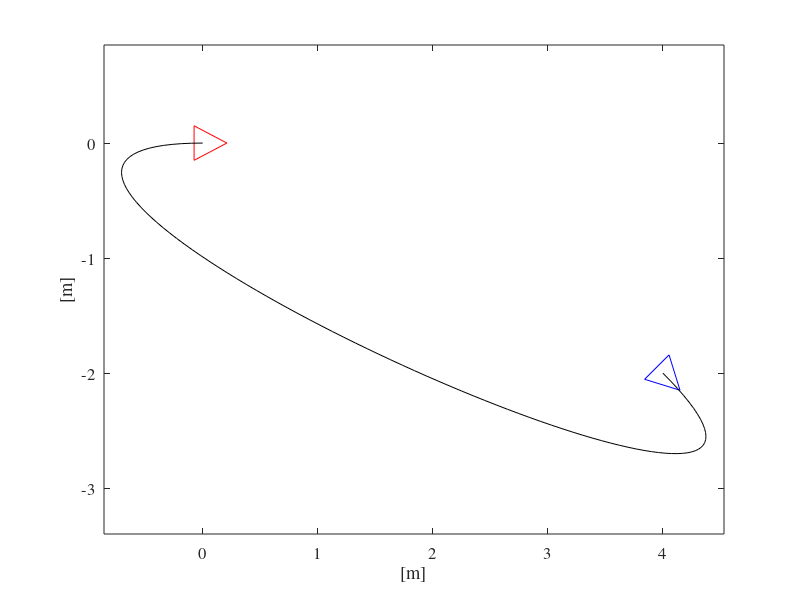
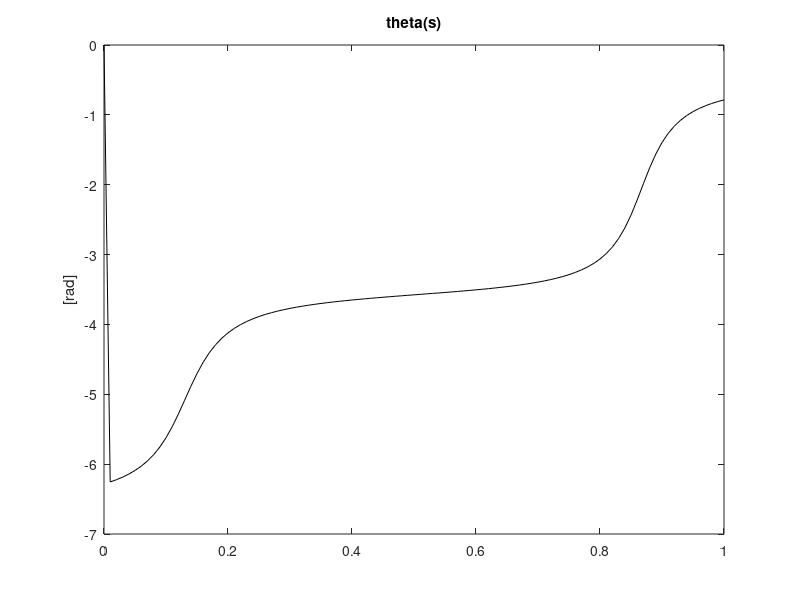
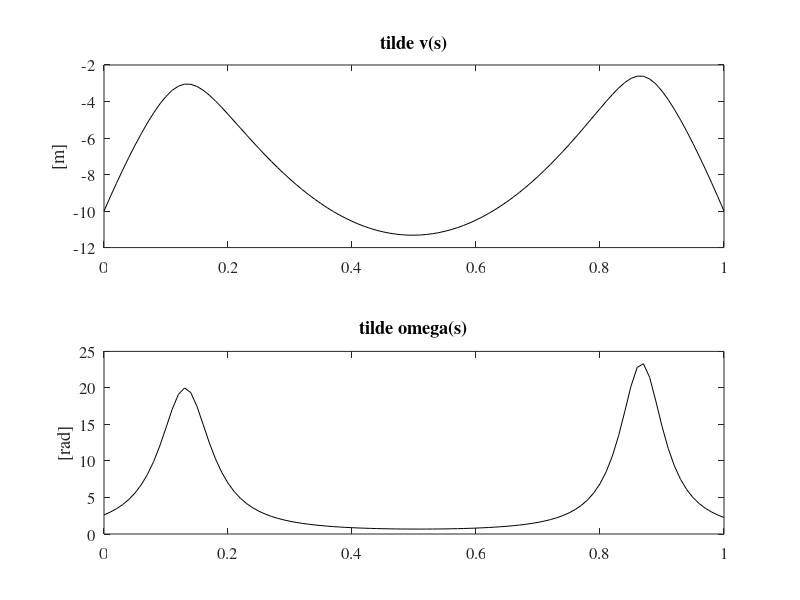

Write MATLAB code to recreate these figures, in order.
% unicycle path planning using flat outputs and path parameterization
% here: cubic polynomials
% G. Oriolo
% DIAG, Sapienza 
% % 

clear all;close all;

% % 
%%%%%%%%%%%%%%%%%%%%%%%%%%%%
% to be chosen by the user %
%%%%%%%%%%%%%%%%%%%%%%%%%%%%
% % 
% forward parking
x_i=0; y_i=0; theta_i=0;     % initial configuration
x_f=4; y_f=-2; theta_f=-pi/4;  % final configuration
% % 
% parallel parking
%x_i=0; y_i=0; theta_i=0;     % initial configuration
%x_f=0; y_f=4; theta_f=0;  % final configuration
% % 
% pure reorientation
%x_i=0; y_i=0; theta_i=0;     % initial configuration
%x_f=0; y_f=0; theta_f=pi/2;  % final configuration
% % 
N=100; % number of sampling intervals in s=[0,1]
% % 
% forward or backward motion (k>0 or <0)
k=-10%5;   % k=ki=kf same value for initial and final geometric velocity 

%%%%%%%%%%%%%%%
% computation %
%%%%%%%%%%%%%%%

% parameters of the cubic polynomial
% % 
alfa=[k*cos(theta_f)-3*x_f; k*sin(theta_f)-3*y_f];
alfa_x=alfa(1);
alfa_y=alfa(2);
% % 
beta=[k*cos(theta_i)+3*x_i;k*sin(theta_i)+3*y_i];
beta_x=beta(1);
beta_y=beta(2);
% % 
% vector for trajectory parametrization
% % 
s=(1/N)*[0:1:N]; 

% these are the interpolating polynomials
% x(s),y(s) and their first and second derivative wrt s
% % 
x=-(s-1).^3*x_i+s.^3*x_f+alfa_x*(s.^2).*(s-1)+beta_x*s.*((s-1).^2);
y=-(s-1).^3*y_i+s.^3*y_f+alfa_y*(s.^2).*(s-1)+beta_y*s.*((s-1).^2);
% % 
xp= -3*(s-1).^2 *x_i+3*s.^2 *x_f+alfa_x*(3*s.^2-2*s)+beta_x*(3*s.^2-4*s +1); 
yp= -3*(s-1).^2 *y_i+3*s.^2 *y_f+alfa_y*(3*s.^2-2*s)+beta_y*(3*s.^2-4*s +1); 
% % 
xpp= -6*(s-1)*x_i+6*s*x_f+alfa_x*(6*s-2)+beta_x*(6*s-4); 
ypp= -6*(s-1)*y_i+6*s*y_f+alfa_y*(6*s-2)+beta_y*(6*s-4); 
 
% theta(s) and geometric inputs are reconstructed via flatness formulas
% % 
if sign(k)==1                         % fwd motion
        theta=atan2(yp,xp);
else                                 % bwd motion
        theta=atan2(yp,xp)-pi;
end
% % 
tildev=xp.*cos(theta)+yp.*sin(theta);
tildeomega=(ypp.*xp-xpp.*yp)./(xp.^2+yp.^2);


%======================================================================

% plotting of results
% % 
hold off
clf
% % 
figure(1);
%subplot(2,2,1)
hold on;
axis equal;
set(gca,'fontname','Times','fontsize',12,'fontweight','normal');box on;
% % 
%setup unicycle shape
% % 
unicycle_size=0.3;
vertices_unicycle_shape=unicycle_size*[[-0.25;-0.5;1/unicycle_size],...
    [0.7;0;1/unicycle_size],[-0.25;0.5;1/unicycle_size]];
faces_unicycle_shape=[1 2 3];
% % 
%plot unicycle initial configuration
% % 
M=[cos(theta_i) -sin(theta_i) x_i; sin(theta_i) cos(theta_i)  y_i;0 0 1]; 
vertices_unicycle_shape_i=(M*vertices_unicycle_shape)';
vertices_unicycle_shape_i=vertices_unicycle_shape_i(:,1:2);
% % 
patch('Faces',faces_unicycle_shape,'Vertices',vertices_unicycle_shape_i,...
    'FaceColor','none','EdgeColor','r');
% % 
%plot unicycle final configuration
% % 
M=[cos(theta_f) -sin(theta_f) x_f; sin(theta_f) cos(theta_f)  y_f;0 0 1];
vertices_unicycle_shape_f=(M*vertices_unicycle_shape)';
vertices_unicycle_shape_f=vertices_unicycle_shape_f(:,1:2);
patch('Faces',faces_unicycle_shape,'Vertices',vertices_unicycle_shape_f,'FaceColor','none','EdgeColor','b');
% % 
%plot trajectory
% % 
plot(x,y,'k')
xlabel('[m]');ylabel('[m]');
% % 
range=axis;
incr=0.03;
range(1)=range(1)-(range(2)-range(1))*incr;
range(2)=range(2)+(range(2)-range(1))*incr;
range(3)=range(3)-(range(4)-range(3))*incr;
range(4)=range(4)+(range(4)-range(3))*incr;
axis(range);
axis equal
range=axis; 
% % 
%plot theta
figure(2);
set(gca,'fontname','Times','fontsize',12,'fontweight','normal');
plot(s,theta,'k');
ylabel('[rad]');
title('theta(s)')
box on;
% % 
%plot geometric inputs
% % 
figure(3);
subplot(2,1,1); hold on;
set(gca,'fontname','Times','fontsize',12,'fontweight','normal');
plot(s,tildev,'k');
ylabel('[m]');
title('tilde v(s)')
box on;
% % 
subplot(2,1,2); hold on;
set(gca,'fontname','Times','fontsize',12,'fontweight','normal');
plot(s,tildeomega,'k')
ylabel('[rad]');
title('tilde omega(s)')
box on;

